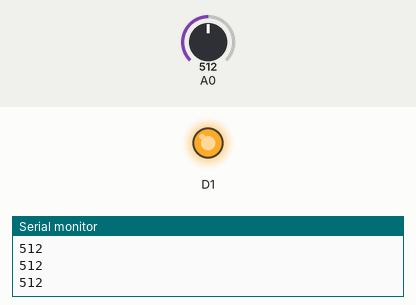
Simulated run of this sketch. Board: ESP8266 (NodeMCU). Parts: output pins drawn as LEDs (lit = HIGH), the last lines printed to the serial monitor. Inputs (shaded band) come from the test bench; at power-on: A0 = 512.

Above: at 1.3 s.
1.4 s: A0 set to 107
2.9 s: A0 set to 91
At 3.8 s:
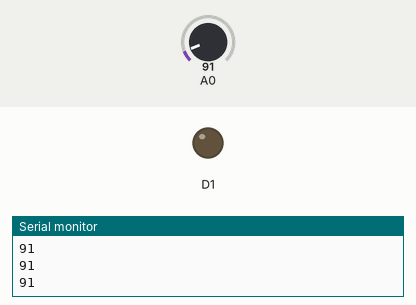
4.4 s: A0 set to 110
At 5.0 s:
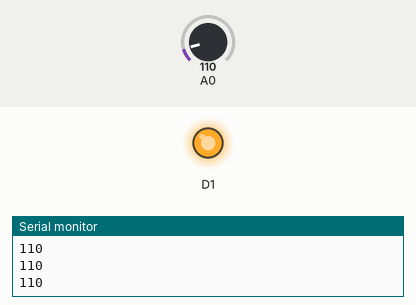
5.9 s: A0 set to 90
At 7.4 s:
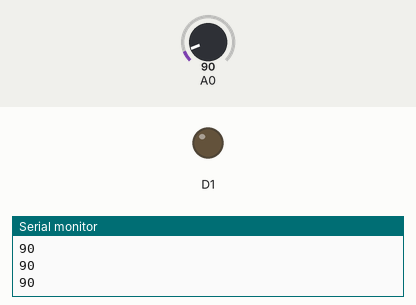
Timing chart, 0 to 8.4 s (numbered marks = the images above; inputs shaded):
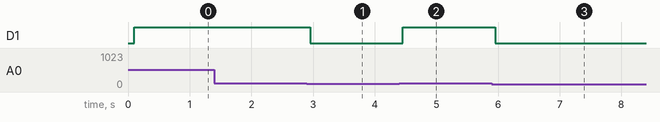

The sketch:

Ldr.ino
```cpp
#define LDR A0
void setup() {
  Serial.begin(115200);
  delay(100);
  pinMode(D1,OUTPUT);
}

void loop() {
  int light = analogRead(A0);
  if(light>100)
  {
    digitalWrite(D1,HIGH);
  }
  else
  {
    digitalWrite(D1,LOW);
  }
  Serial.println(light);
  delay(150);
}
```

Measured:
- the behaviour switches between 101 and 100 on A0 (found by bisection; images 0 and 1)
- after the input at 2.9 s, D1: HIGH → LOW after 0.05 s
- after the input at 4.4 s, D1: LOW → HIGH after 0.05 s
- after the input at 5.9 s, D1: HIGH → LOW after 0.06 s
